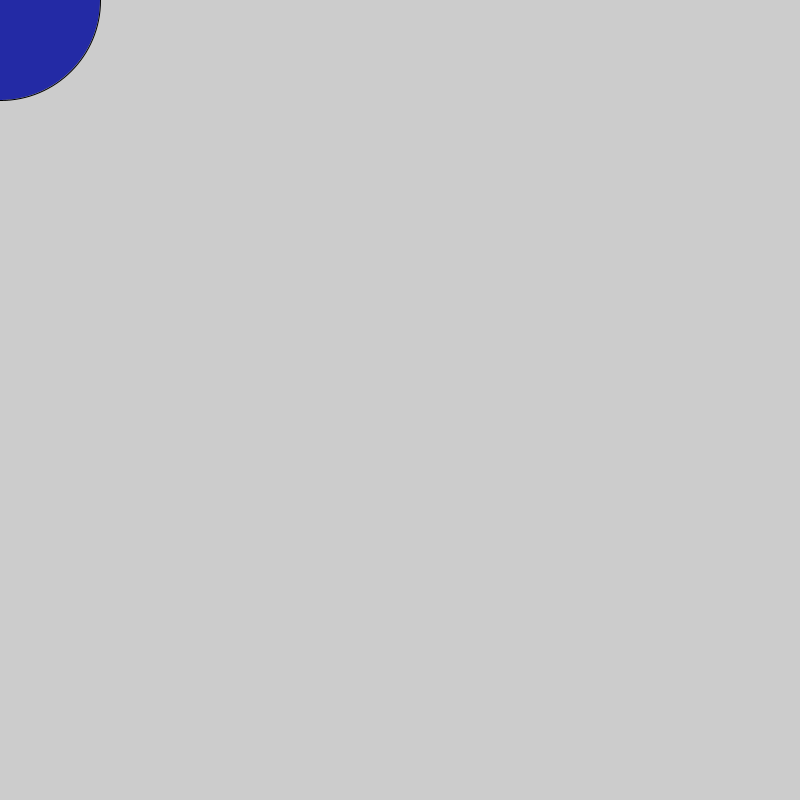
Frame 1 (no input)
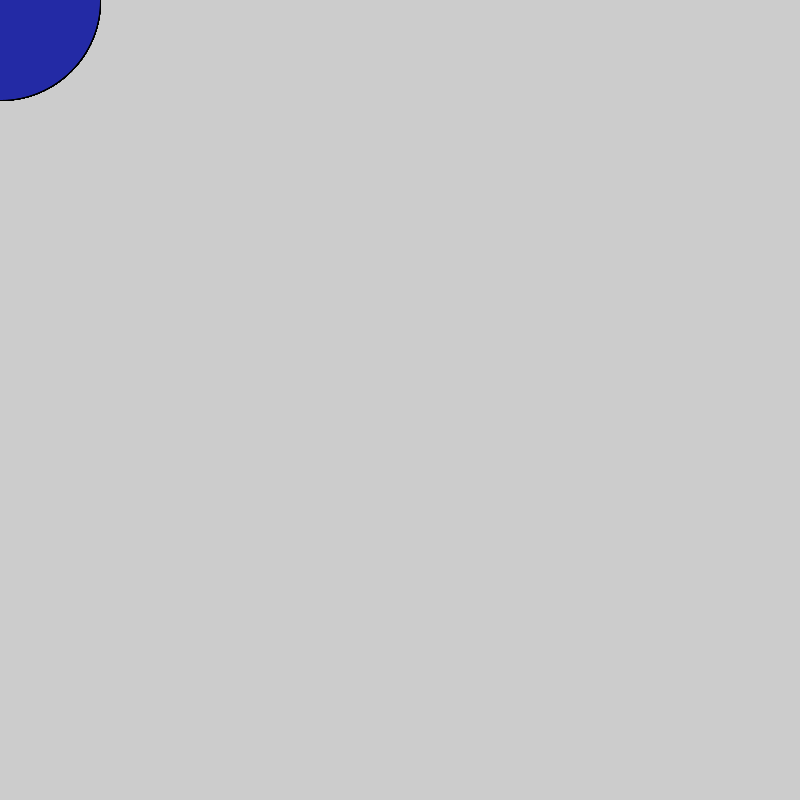
Frame 60 (the mouse pressed at the canvas centre just before this capture)
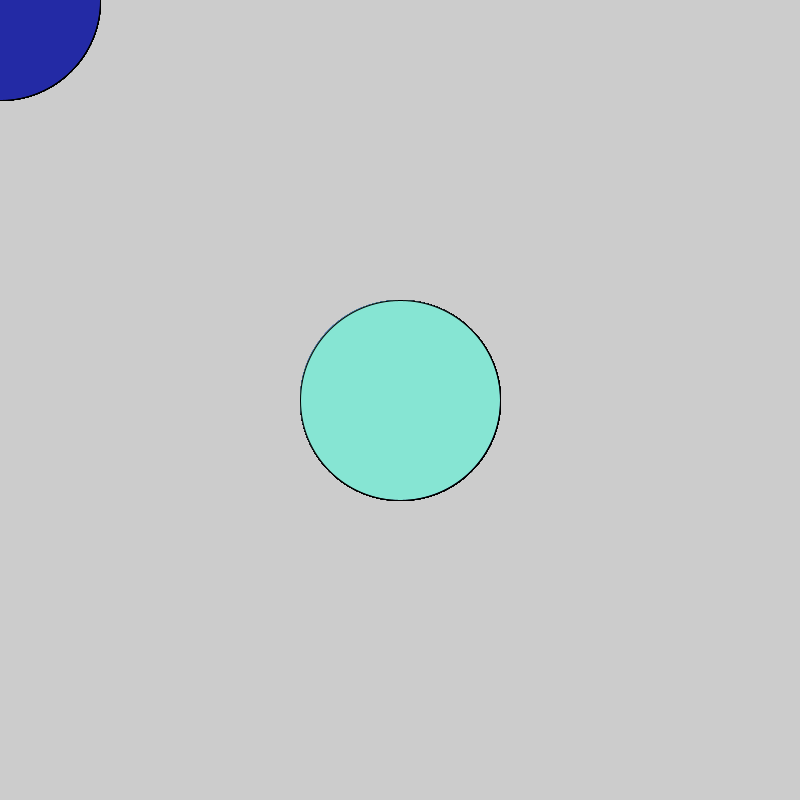
Frame 120 (the mouse held since frame 60 and released just before this capture)

The Processing sketch that drew these frames (run headless with seeded random() and noise(); from frame 60 on, the mouse is pressed at the canvas centre):

// Processing sketch: logicaldot2
// ── logicaldot2.pde
void setup(){
  size(800,800);
}
void draw()
  {
    fill(#232AA5);
    ellipse(mouseX,mouseY,200,200);
    if(mousePressed){
    fill(#86E5D3);
    ellipse(mouseX,mouseY,200,200);
    }
    
  }
